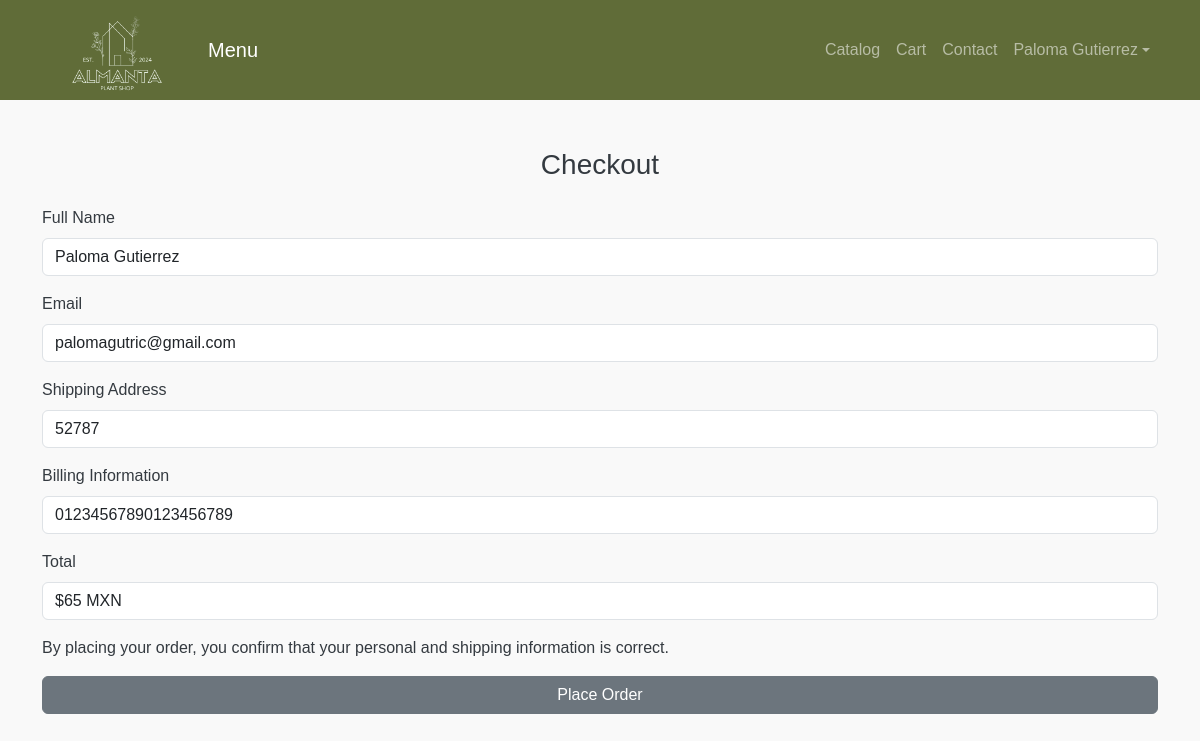
Page /php/checkout.php (signed in) on the committed database.
### tables this page shows
CREATE TABLE `usuarios` (
  `id` int(11) NOT NULL,
  `nombre` varchar(255) NOT NULL,
  `correo` varchar(255) NOT NULL,
  `contraseña` varchar(255) NOT NULL,
  `fecha_nacimiento` date NOT NULL,
  `num_tarjeta_bancaria` varchar(20) NOT NULL,
  `direccion_postal` varchar(255) NOT NULL
);

### php/checkout.php (the view, shortened to what this page needs)
<?php
$conn = mysqli_connect("localhost", "root", "", "tienda");
$user_id = $_SESSION['user_id'];
$user_query = $conn->prepare("SELECT nombre, correo, direccion_postal, num_tarjeta_bancaria FROM usuarios WHERE id = ?");
$user_query->bind_param("i", $user_id);
$user_query->execute();
$user_info = $user_query->get_result()->fetch_assoc();
$total_price = 0;
?>
<!DOCTYPE html>
<html lang="en">
<head>
    <link href="https://cdn.jsdelivr.net/npm/bootstrap@5.3.0/dist/css/bootstrap.min.css" rel="stylesheet">
    <link rel="stylesheet" href="../css/style.css">
</head>
<body>
    <nav class="navbar navbar-expand-lg navbar-dark navbar-custom">
        <div class="container">
            <a href="../index.php" class="navbar-brand">
                <img src="../img/ALMANTA_logo2.png" alt="Almanta Logo" class="logo" width="300">
            </a>
            <a class="navbar-brand" href="../index.php">Menu</a>
            <div class="collapse navbar-collapse" id="navbarNav">
                <ul class="navbar-nav ms-auto">
                    <li class="nav-item"><a class="nav-link" href="catalog.php">Catalog</a></li>
                    <li class="nav-item"><a class="nav-link" href="cart.php">Cart</a></li>
                    <li class="nav-item"><a class="nav-link" href="contact.php">Contact</a></li>
                    <li class="nav-item dropdown">
                        <a class="nav-link dropdown-toggle d-flex align-items-center" href="#" id="userDropdown"
                            role="button" data-bs-toggle="dropdown" aria-expanded="false">
                            <?php echo isset($_SESSION['user_name']) ? $_SESSION['user_name'] : 'User'; ?>
                        </a>
                    </li>
                </ul>
            </div>
        </div>
    </nav>
    <div class="container py-5">
        <h3 class="text-center">Checkout</h3>
        <form class="mt-4" method="POST" action="">
            <div class="mb-3">
                <label for="name" class="form-label">Full Name</label>
                <input type="text" class="form-control" id="name"
                    value="<?php echo htmlspecialchars($user_info['nombre']); ?>" readonly>
            </div>
            <div class="mb-3">
                <label for="email" class="form-label">Email</label>
                <input type="email" class="form-control" id="email"
                    value="<?php echo htmlspecialchars($user_info['correo']); ?>" readonly>
            </div>
            <div class="mb-3">
                <label for="address" class="form-label">Shipping Address</label>
                <input type="text" class="form-control" id="address"
                    value="<?php echo htmlspecialchars($user_info['direccion_postal']); ?>" readonly>
            </div>
            <div class="mb-3">
                <label for="billing" class="form-label">Billing Information</label>
                <input type="text" class="form-control" id="billing"
                    value="<?php echo htmlspecialchars($user_info['num_tarjeta_bancaria']); ?>" readonly>
            </div>
            <div class="mb-3">
                <label for="total" class="form-label">Total</label>
                <input type="text" class="form-control" id="total"
                    value="$<?php echo number_format($total_price + 65); ?> MXN" readonly>
            </div>
            <p>By placing your order, you confirm that your personal and shipping information is correct.</p>
            <button type="submit" name="place_order" class="btn btn-secondary w-100">Place Order</button>
        </form>
    </div>
</body>
</html>

### css/style.css (style rules this page uses)
:root { --theme-color: #606c38; --text-color: #343a40; --bg-light: #f9f9f9; --border-color: #dcdcdc; }
body { font-family: 'Arial', sans-serif; color: var(--text-color); background-color: var(--bg-light); }
.navbar, .footer { background-color: var(--theme-color); }
.navbar { padding-top: 0; padding-bottom: 0; height: 100px; }
.navbar .logo { max-height: 150px; height: auto; width: auto; padding: 0; margin: 0; }
html { scroll-behavior: smooth; }

### rows in the picture
usuarios: nombre "Paloma Gutierrez", correo "palomagutric@gmail.com", direccion_postal "52787", num_tarjeta_bancaria "01234567890123456789"

### other values in the picture
$_SESSION['user_name'] "Paloma Gutierrez"
